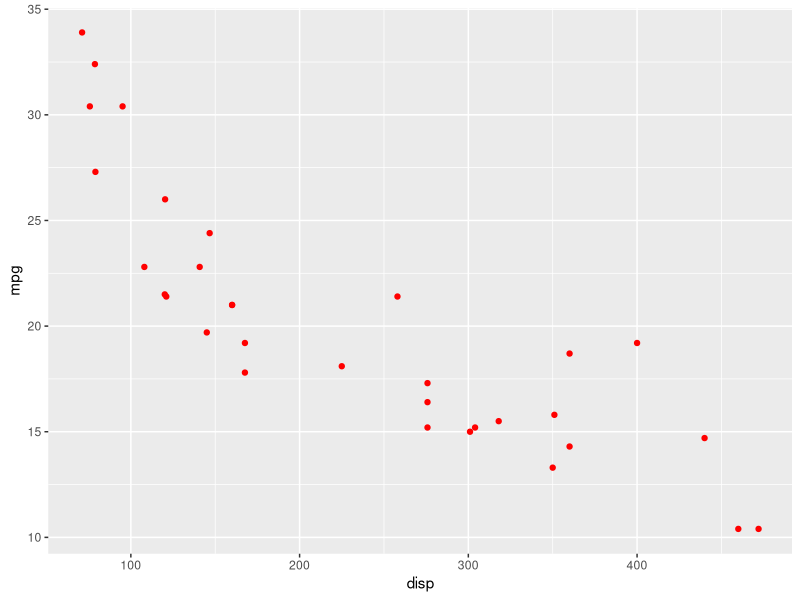
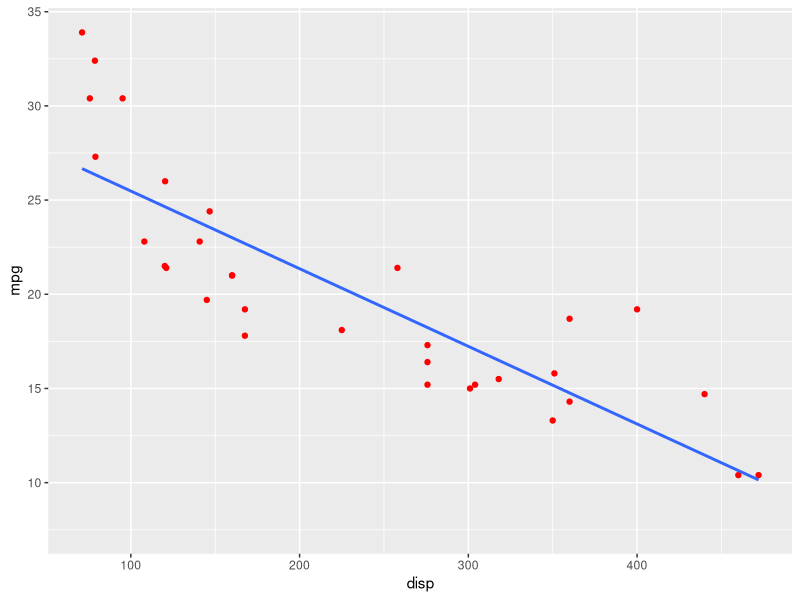

Here is the R script that generated these plots, in order:
library(ggplot2)
ggplot(data = mtcars, aes(x = disp, y = mpg)) +
  geom_point(colour = "red")
cor(mtcars$disp, mtcars$mpg) # -0.8475514

#fit the regression line
ggplot(data = mtcars, aes(x = disp, y = mpg)) +
  geom_point(colour = "red") +
  geom_smooth(method = "lm", fill = NA)

#linear model
lmodel <- lm(mpg ~ disp, data = mtcars)
lmodel
#Call:
#lm(formula = mpg ~ disp, data = mtcars)

#Coefficients:
#  (Intercept)         disp  
#29.59985     -0.04122  

#summary
summary(lmodel)
##
## Call:
## lm(formula = mpg ~ disp, data = mtcars)
##
## Residuals:
## Min 1Q Median 3Q Max
## -4.8922 -2.2022 -0.9631 1.6272 7.2305
##
## Coefficients:
## Estimate Std. Error t value Pr(>|t|)
## (Intercept) 29.599855 1.229720 24.070 < 2e-16 ***
## disp -0.041215 0.004712 -8.747 9.38e-10 ***
## ---
## Signif. codes: 0 '***' 0.001 '**' 0.01 '*' 0.05 '.' 0.1 ' ' 1
##
## Residual standard error: 3.251 on 30 degrees of freedom
## Multiple R-squared: 0.7183, Adjusted R-squared: 0.709
## F-statistic: 76.51 on 1 and 30 DF, p-value: 9.38e-10

gradientDesc <- function(x, y, learn_rate, n, max_iter) {
  m <- runif(1, 0, 1)
  c <- runif(1, 0, 1)
  yhat <- m * x + c
  iterations = 0
  while(iterations<max_iter) {
    ## Implement the gradient descent algorithm
    m <- m - learn_rate * ((2 / n) * (sum((yhat - y) * x)))
    c <- c - learn_rate * ((2 / n) * (sum(yhat - y)))
    yhat <- m * x + c
    iterations = iterations + 1
  }
  return(paste("Optimal intercept:", c, "Optimal slope:", m))
}
gradientDesc(mtcars$disp, mtcars$mpg, 0.00001, 32, 4000000)
## [1] "Optimal intercept: 29.5998540199727 Optimal slope: -0.0412151174690612"